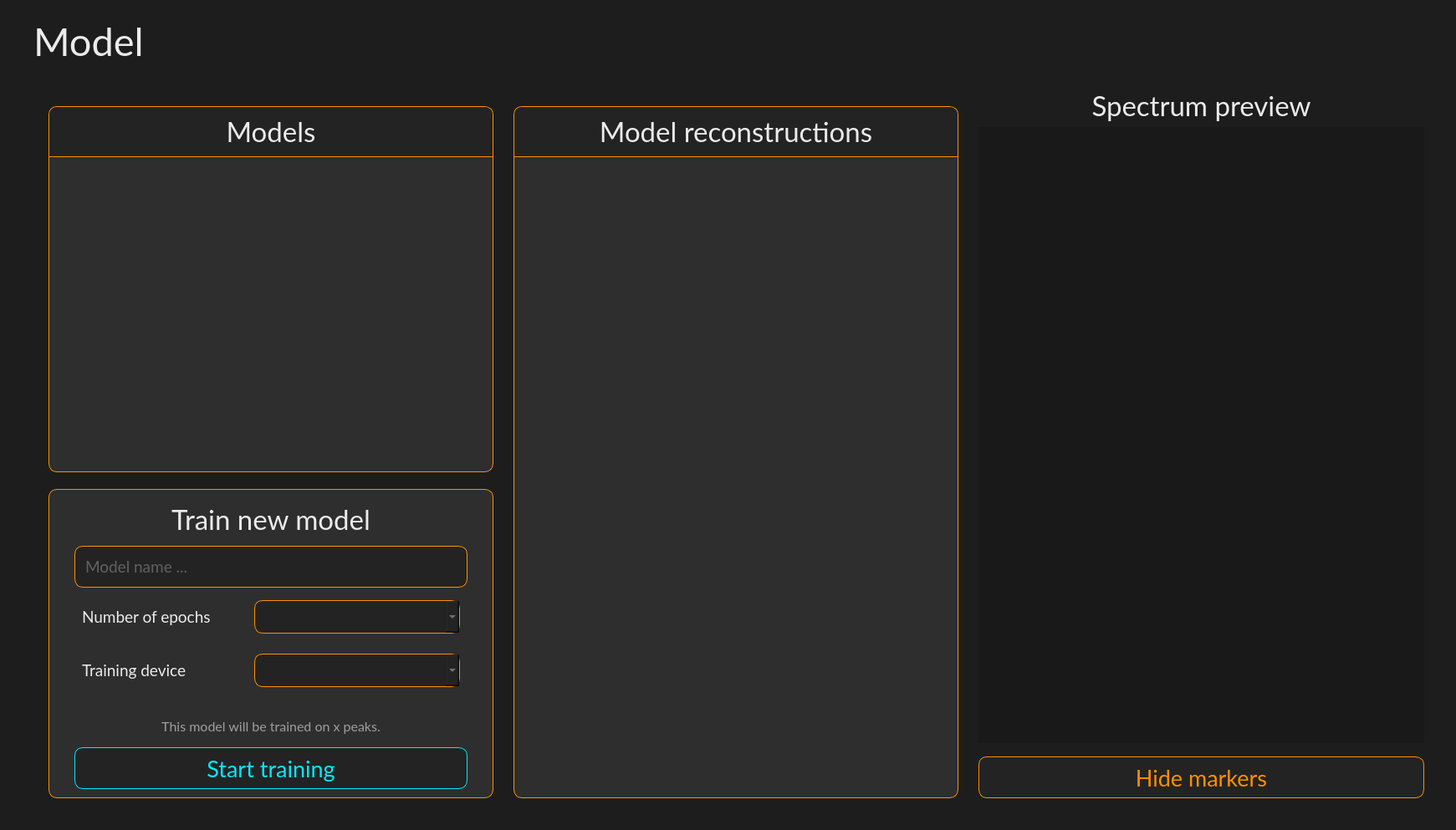
<?xml version="1.0" encoding="UTF-8"?>
<ui version="4.0">
 <class>ModelWidget</class>
 <widget class="QWidget" name="ModelWidget">
  <property name="geometry">
   <rect>
    <x>0</x>
    <y>0</y>
    <width>1741</width>
    <height>993</height>
   </rect>
  </property>
  <property name="font">
   <font>
    <fontweight>Black</fontweight>
   </font>
  </property>
  <property name="windowTitle">
   <string>Form</string>
  </property>
  <property name="styleSheet">
   <string notr="true">background-color: #1d1d1d;</string>
  </property>
  <layout class="QVBoxLayout" name="verticalLayout" stretch="0,0">
   <property name="spacing">
    <number>10</number>
   </property>
   <property name="leftMargin">
    <number>40</number>
   </property>
   <property name="topMargin">
    <number>20</number>
   </property>
   <property name="rightMargin">
    <number>20</number>
   </property>
   <property name="bottomMargin">
    <number>20</number>
   </property>
   <item>
    <widget class="QLabel" name="label_header">
     <property name="maximumSize">
      <size>
       <width>16777215</width>
       <height>80</height>
      </size>
     </property>
     <property name="font">
      <font>
       <family>Lato</family>
       <pointsize>35</pointsize>
       <kerning>true</kerning>
      </font>
     </property>
     <property name="styleSheet">
      <string notr="true">color: #ebebeb;</string>
     </property>
     <property name="text">
      <string>Model</string>
     </property>
     <property name="alignment">
      <set>Qt::AlignmentFlag::AlignLeading|Qt::AlignmentFlag::AlignLeft|Qt::AlignmentFlag::AlignVCenter</set>
     </property>
    </widget>
   </item>
   <item>
    <widget class="QWidget" name="model_container" native="true">
     <property name="sizePolicy">
      <sizepolicy hsizetype="Preferred" vsizetype="Preferred">
       <horstretch>0</horstretch>
       <verstretch>0</verstretch>
      </sizepolicy>
     </property>
     <property name="minimumSize">
      <size>
       <width>0</width>
       <height>0</height>
      </size>
     </property>
     <layout class="QHBoxLayout" name="horizontalLayout">
      <item>
       <widget class="QWidget" name="model_list_container" native="true">
        <property name="sizePolicy">
         <sizepolicy hsizetype="Preferred" vsizetype="Preferred">
          <horstretch>0</horstretch>
          <verstretch>0</verstretch>
         </sizepolicy>
        </property>
        <property name="minimumSize">
         <size>
          <width>0</width>
          <height>0</height>
         </size>
        </property>
        <property name="maximumSize">
         <size>
          <width>550</width>
          <height>16777215</height>
         </size>
        </property>
        <property name="styleSheet">
         <string notr="true"/>
        </property>
        <layout class="QVBoxLayout" name="verticalLayout_5" stretch="1,0">
         <property name="spacing">
          <number>20</number>
         </property>
         <property name="leftMargin">
          <number>9</number>
         </property>
         <property name="topMargin">
          <number>30</number>
         </property>
         <property name="bottomMargin">
          <number>9</number>
         </property>
         <item>
          <widget class="QWidget" name="model_list_inner_container" native="true">
           <property name="sizePolicy">
            <sizepolicy hsizetype="Preferred" vsizetype="Preferred">
             <horstretch>0</horstretch>
             <verstretch>0</verstretch>
            </sizepolicy>
           </property>
           <property name="minimumSize">
            <size>
             <width>0</width>
             <height>400</height>
            </size>
           </property>
           <property name="maximumSize">
            <size>
             <width>16777215</width>
             <height>16777215</height>
            </size>
           </property>
           <property name="font">
            <font>
             <fontweight>Black</fontweight>
            </font>
           </property>
           <property name="styleSheet">
            <string notr="true">QWidget {
	background-color: #2e2e2e;
	border: 1px solid #ff9000;
	border-radius: 10px;
}</string>
           </property>
           <layout class="QVBoxLayout" name="verticalLayout_6" stretch="0,0">
            <property name="spacing">
             <number>0</number>
            </property>
            <property name="leftMargin">
             <number>1</number>
            </property>
            <property name="topMargin">
             <number>1</number>
            </property>
            <property name="rightMargin">
             <number>1</number>
            </property>
            <property name="bottomMargin">
             <number>1</number>
            </property>
            <item>
             <widget class="QLabel" name="label_container_header_2">
              <property name="minimumSize">
               <size>
                <width>0</width>
                <height>60</height>
               </size>
              </property>
              <property name="maximumSize">
               <size>
                <width>16777215</width>
                <height>60</height>
               </size>
              </property>
              <property name="font">
               <font>
                <family>Lato</family>
                <pointsize>25</pointsize>
               </font>
              </property>
              <property name="styleSheet">
               <string notr="true">border: 0px;
border-bottom: 1px solid #ff9000;
border-top-left-radius: 10px;
border-top-right-radius: 10px;
border-bottom-left-radius: 0px;
border-bottom-right-radius: 0px;
background-color: #232323;
color: #ebebeb;</string>
              </property>
              <property name="text">
               <string>Models</string>
              </property>
              <property name="alignment">
               <set>Qt::AlignmentFlag::AlignCenter</set>
              </property>
             </widget>
            </item>
            <item>
             <widget class="QScrollArea" name="scrollArea_models">
              <property name="styleSheet">
               <string notr="true">border: 0px;
background-color: transparent;
</string>
              </property>
              <property name="widgetResizable">
               <bool>true</bool>
              </property>
              <widget class="QWidget" name="scrollArea_models_Contents">
               <property name="geometry">
                <rect>
                 <x>0</x>
                 <y>0</y>
                 <width>530</width>
                 <height>378</height>
                </rect>
               </property>
               <layout class="QGridLayout" name="gridLayout">
                <property name="verticalSpacing">
                 <number>10</number>
                </property>
                <item row="0" column="0">
                 <spacer name="verticalSpacer_2">
                  <property name="orientation">
                   <enum>Qt::Orientation::Vertical</enum>
                  </property>
                  <property name="sizeHint" stdset="0">
                   <size>
                    <width>20</width>
                    <height>585</height>
                   </size>
                  </property>
                 </spacer>
                </item>
               </layout>
              </widget>
             </widget>
            </item>
           </layout>
          </widget>
         </item>
         <item>
          <widget class="QFrame" name="frame_new_model">
           <property name="sizePolicy">
            <sizepolicy hsizetype="Preferred" vsizetype="Preferred">
             <horstretch>0</horstretch>
             <verstretch>0</verstretch>
            </sizepolicy>
           </property>
           <property name="minimumSize">
            <size>
             <width>0</width>
             <height>370</height>
            </size>
           </property>
           <property name="maximumSize">
            <size>
             <width>16777215</width>
             <height>370</height>
            </size>
           </property>
           <property name="styleSheet">
            <string notr="true">.QFrame  {
	background-color: #2e2e2e;
	border: 1px solid #ff9000;
	border-radius: 10px;
}
</string>
           </property>
           <property name="frameShape">
            <enum>QFrame::Shape::StyledPanel</enum>
           </property>
           <property name="frameShadow">
            <enum>QFrame::Shadow::Raised</enum>
           </property>
           <layout class="QVBoxLayout" name="verticalLayout_2">
            <property name="leftMargin">
             <number>30</number>
            </property>
            <property name="topMargin">
             <number>10</number>
            </property>
            <property name="rightMargin">
             <number>30</number>
            </property>
            <property name="bottomMargin">
             <number>10</number>
            </property>
            <item>
             <widget class="QLabel" name="label_header_2">
              <property name="font">
               <font>
                <family>Lato</family>
                <pointsize>25</pointsize>
               </font>
              </property>
              <property name="styleSheet">
               <string notr="true">color: #ebebeb;
background-color: #2e2e2e;</string>
              </property>
              <property name="text">
               <string>Train new model</string>
              </property>
              <property name="alignment">
               <set>Qt::AlignmentFlag::AlignCenter</set>
              </property>
             </widget>
            </item>
            <item>
             <widget class="QLineEdit" name="lineEdit_name">
              <property name="minimumSize">
               <size>
                <width>0</width>
                <height>50</height>
               </size>
              </property>
              <property name="maximumSize">
               <size>
                <width>16777215</width>
                <height>16777215</height>
               </size>
              </property>
              <property name="font">
               <font>
                <family>Lato</family>
                <pointsize>14</pointsize>
                <fontweight>Light</fontweight>
               </font>
              </property>
              <property name="styleSheet">
               <string notr="true">QLineEdit {
    border: 1px solid #ff9000;
    background-color: #232323; 
    color: #9e9e9e;
    border-radius: 10px;
   padding-left: 10px;
}
</string>
              </property>
              <property name="text">
               <string/>
              </property>
              <property name="placeholderText">
               <string>Model name ...</string>
              </property>
             </widget>
            </item>
            <item>
             <widget class="QWidget" name="model_epoch_container" native="true">
              <property name="styleSheet">
               <string notr="true">background-color: #2e2e2e;</string>
              </property>
              <layout class="QHBoxLayout" name="horizontalLayout_2">
               <item>
                <widget class="QLabel" name="label_epochs">
                 <property name="minimumSize">
                  <size>
                   <width>0</width>
                   <height>0</height>
                  </size>
                 </property>
                 <property name="maximumSize">
                  <size>
                   <width>200</width>
                   <height>40</height>
                  </size>
                 </property>
                 <property name="font">
                  <font>
                   <family>Lato</family>
                   <pointsize>14</pointsize>
                  </font>
                 </property>
                 <property name="styleSheet">
                  <string notr="true">color: #ebebeb;
background-color: #2e2e2e;</string>
                 </property>
                 <property name="text">
                  <string>Number of epochs</string>
                 </property>
                 <property name="alignment">
                  <set>Qt::AlignmentFlag::AlignLeading|Qt::AlignmentFlag::AlignLeft|Qt::AlignmentFlag::AlignVCenter</set>
                 </property>
                </widget>
               </item>
               <item>
                <widget class="QComboBox" name="comboBox_epochs">
                 <property name="minimumSize">
                  <size>
                   <width>200</width>
                   <height>40</height>
                  </size>
                 </property>
                 <property name="maximumSize">
                  <size>
                   <width>20000</width>
                   <height>40</height>
                  </size>
                 </property>
                 <property name="font">
                  <font>
                   <family>Lato</family>
                   <pointsize>14</pointsize>
                  </font>
                 </property>
                 <property name="styleSheet">
                  <string notr="true">
    border: 1px solid #ff9000;
    background-color: #232323; 
    color: #9e9e9e;
    border-radius: 10px;
   padding-left: 10px;

</string>
                 </property>
                </widget>
               </item>
              </layout>
             </widget>
            </item>
            <item>
             <widget class="QWidget" name="model_device_container" native="true">
              <property name="styleSheet">
               <string notr="true">background-color: #2e2e2e;</string>
              </property>
              <layout class="QHBoxLayout" name="horizontalLayout_4">
               <item>
                <widget class="QLabel" name="label_device">
                 <property name="minimumSize">
                  <size>
                   <width>0</width>
                   <height>0</height>
                  </size>
                 </property>
                 <property name="maximumSize">
                  <size>
                   <width>200</width>
                   <height>40</height>
                  </size>
                 </property>
                 <property name="font">
                  <font>
                   <family>Lato</family>
                   <pointsize>14</pointsize>
                  </font>
                 </property>
                 <property name="styleSheet">
                  <string notr="true">color: #ebebeb;
background-color: #2e2e2e;</string>
                 </property>
                 <property name="text">
                  <string>Training device</string>
                 </property>
                 <property name="alignment">
                  <set>Qt::AlignmentFlag::AlignLeading|Qt::AlignmentFlag::AlignLeft|Qt::AlignmentFlag::AlignVCenter</set>
                 </property>
                </widget>
               </item>
               <item>
                <widget class="QComboBox" name="comboBox_device">
                 <property name="minimumSize">
                  <size>
                   <width>200</width>
                   <height>40</height>
                  </size>
                 </property>
                 <property name="maximumSize">
                  <size>
                   <width>20000</width>
                   <height>40</height>
                  </size>
                 </property>
                 <property name="font">
                  <font>
                   <family>Lato</family>
                   <pointsize>14</pointsize>
                  </font>
                 </property>
                 <property name="styleSheet">
                  <string notr="true">
    border: 1px solid #ff9000;
    background-color: #232323; 
    color: #9e9e9e;
    border-radius: 10px;
   padding-left: 10px;

</string>
                 </property>
                </widget>
               </item>
              </layout>
             </widget>
            </item>
            <item>
             <widget class="QLabel" name="label_model_info">
              <property name="font">
               <font>
                <family>Lato</family>
                <pointsize>12</pointsize>
                <kerning>true</kerning>
                <fontweight>Light</fontweight>
               </font>
              </property>
              <property name="styleSheet">
               <string notr="true">color: #9e9e9e;
background-color: #2e2e2e;
margin-bottom: 5px;</string>
              </property>
              <property name="text">
               <string>This model will be trained on x peaks.</string>
              </property>
              <property name="alignment">
               <set>Qt::AlignmentFlag::AlignBottom|Qt::AlignmentFlag::AlignHCenter</set>
              </property>
             </widget>
            </item>
            <item>
             <widget class="QPushButton" name="pushButton_train_model">
              <property name="minimumSize">
               <size>
                <width>0</width>
                <height>50</height>
               </size>
              </property>
              <property name="font">
               <font>
                <family>Lato</family>
                <pointsize>20</pointsize>
                <fontweight>Light</fontweight>
               </font>
              </property>
              <property name="cursor">
               <cursorShape>PointingHandCursor</cursorShape>
              </property>
              <property name="styleSheet">
               <string notr="true">QPushButton {
    border: 1px solid #00eaff;
    background-color: #232323; 
    color: #00eaff;
    border-radius: 10px;
}

QPushButton:hover {
	background-color: #131313;
}</string>
              </property>
              <property name="text">
               <string>Start training</string>
              </property>
             </widget>
            </item>
           </layout>
          </widget>
         </item>
        </layout>
       </widget>
      </item>
      <item>
       <widget class="QWidget" name="model_recon_container" native="true">
        <property name="minimumSize">
         <size>
          <width>550</width>
          <height>0</height>
         </size>
        </property>
        <property name="maximumSize">
         <size>
          <width>550</width>
          <height>16777215</height>
         </size>
        </property>
        <property name="styleSheet">
         <string notr="true"/>
        </property>
        <layout class="QVBoxLayout" name="verticalLayout_7" stretch="1">
         <property name="spacing">
          <number>10</number>
         </property>
         <property name="leftMargin">
          <number>9</number>
         </property>
         <property name="topMargin">
          <number>30</number>
         </property>
         <property name="bottomMargin">
          <number>9</number>
         </property>
         <item>
          <widget class="QWidget" name="recon_inner_container" native="true">
           <property name="maximumSize">
            <size>
             <width>16777215</width>
             <height>16777215</height>
            </size>
           </property>
           <property name="font">
            <font>
             <fontweight>Black</fontweight>
            </font>
           </property>
           <property name="styleSheet">
            <string notr="true">QWidget {
	background-color: #2e2e2e;
	border: 1px solid #ff9000;
	border-radius: 10px;
}</string>
           </property>
           <layout class="QVBoxLayout" name="verticalLayout_8" stretch="0,0">
            <property name="spacing">
             <number>0</number>
            </property>
            <property name="leftMargin">
             <number>1</number>
            </property>
            <property name="topMargin">
             <number>1</number>
            </property>
            <property name="rightMargin">
             <number>1</number>
            </property>
            <property name="bottomMargin">
             <number>1</number>
            </property>
            <item>
             <widget class="QLabel" name="label_recon_header">
              <property name="minimumSize">
               <size>
                <width>0</width>
                <height>60</height>
               </size>
              </property>
              <property name="maximumSize">
               <size>
                <width>16777215</width>
                <height>60</height>
               </size>
              </property>
              <property name="font">
               <font>
                <family>Lato</family>
                <pointsize>25</pointsize>
               </font>
              </property>
              <property name="styleSheet">
               <string notr="true">border: 0px;
border-bottom: 1px solid #ff9000;
border-top-left-radius: 10px;
border-top-right-radius: 10px;
border-bottom-left-radius: 0px;
border-bottom-right-radius: 0px;
background-color: #232323;
color: #ebebeb;</string>
              </property>
              <property name="text">
               <string>Model reconstructions</string>
              </property>
              <property name="alignment">
               <set>Qt::AlignmentFlag::AlignCenter</set>
              </property>
             </widget>
            </item>
            <item>
             <widget class="QScrollArea" name="scrollArea_recon">
              <property name="styleSheet">
               <string notr="true">border: 0px;
background-color: transparent;
</string>
              </property>
              <property name="widgetResizable">
               <bool>true</bool>
              </property>
              <widget class="QWidget" name="scrollArea_recon_Contents">
               <property name="geometry">
                <rect>
                 <x>0</x>
                 <y>0</y>
                 <width>530</width>
                 <height>768</height>
                </rect>
               </property>
               <layout class="QGridLayout" name="gridLayout_2">
                <property name="verticalSpacing">
                 <number>10</number>
                </property>
                <item row="0" column="0">
                 <spacer name="verticalSpacer_3">
                  <property name="orientation">
                   <enum>Qt::Orientation::Vertical</enum>
                  </property>
                  <property name="sizeHint" stdset="0">
                   <size>
                    <width>20</width>
                    <height>585</height>
                   </size>
                  </property>
                 </spacer>
                </item>
               </layout>
              </widget>
             </widget>
            </item>
           </layout>
          </widget>
         </item>
        </layout>
       </widget>
      </item>
      <item>
       <widget class="QWidget" name="preview_container" native="true">
        <property name="styleSheet">
         <string notr="true"/>
        </property>
        <layout class="QVBoxLayout" name="verticalLayout_9">
         <property name="spacing">
          <number>6</number>
         </property>
         <item>
          <widget class="QLabel" name="label_preview">
           <property name="maximumSize">
            <size>
             <width>16777215</width>
             <height>40</height>
            </size>
           </property>
           <property name="font">
            <font>
             <family>Lato</family>
             <pointsize>25</pointsize>
            </font>
           </property>
           <property name="styleSheet">
            <string notr="true">color: #ebebeb;</string>
           </property>
           <property name="text">
            <string>Spectrum preview</string>
           </property>
           <property name="alignment">
            <set>Qt::AlignmentFlag::AlignCenter</set>
           </property>
          </widget>
         </item>
         <item>
          <widget class="QWidget" name="preview_image" native="true">
           <property name="styleSheet">
            <string notr="true">background-color: #191919;
 border: none;</string>
           </property>
          </widget>
         </item>
         <item>
          <widget class="QPushButton" name="pushButton_toggle_peak_marker">
           <property name="minimumSize">
            <size>
             <width>0</width>
             <height>60</height>
            </size>
           </property>
           <property name="font">
            <font>
             <family>Lato</family>
             <pointsize>20</pointsize>
            </font>
           </property>
           <property name="styleSheet">
            <string notr="true">QPushButton {
    border: 1px solid #ff9000;
    background-color: #232323; 
    color: #ff9000;
    border-radius: 10px;
	margin-top: 10px;
}

QPushButton:hover {
background-color: #131313;
}</string>
           </property>
           <property name="text">
            <string>Hide markers</string>
           </property>
          </widget>
         </item>
        </layout>
       </widget>
      </item>
     </layout>
    </widget>
   </item>
  </layout>
 </widget>
 <resources/>
 <connections/>
</ui>
